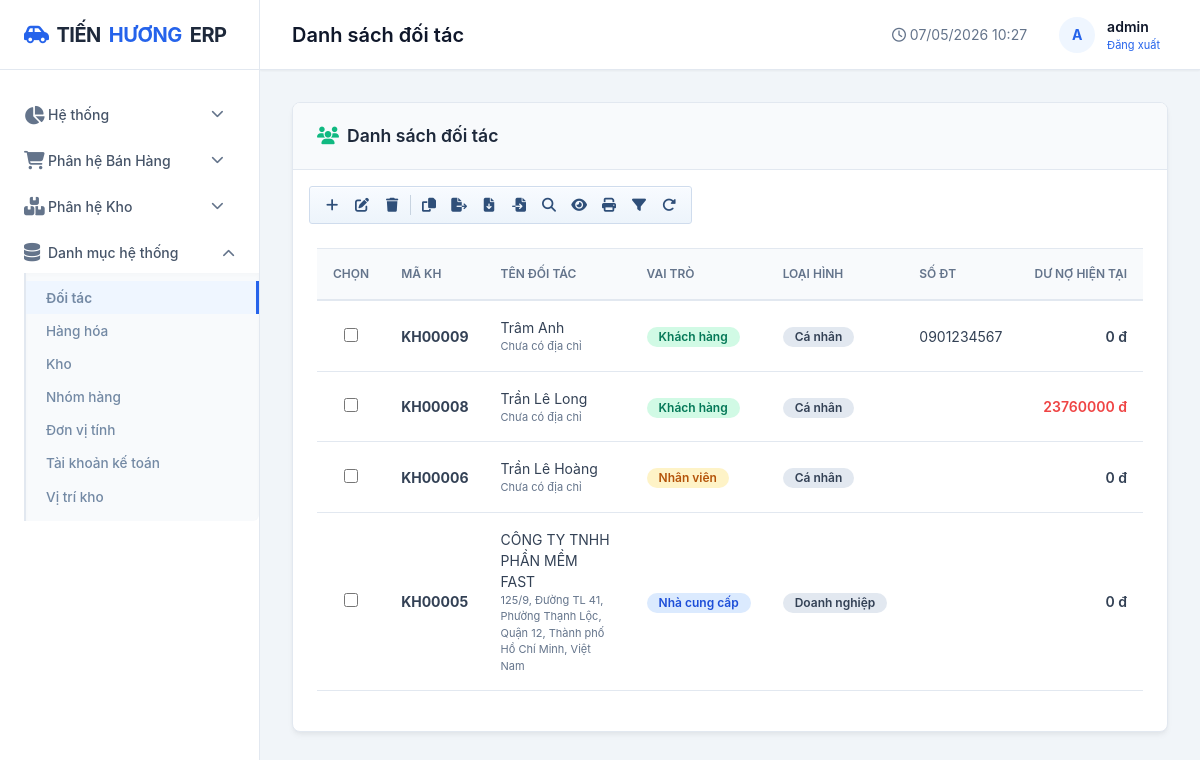
/danh-muc/khach-hang/ (signed in), run on the app's committed database.
### apps/danh_muc/models.py (models this page shows, shortened)
class KhachHang(models.Model):
    LOAI_KH = [
        ("1", "Cá nhân"),
        ("2", "Doanh nghiệp"),
        ("3", "Khác"),
    ]
    ma_kh = models.CharField(max_length=20, unique=True, verbose_name="Mã khách hàng")
    ten_kh = models.CharField(max_length=200, verbose_name="Tên khách hàng")
    la_khach_hang = models.BooleanField(default=True, verbose_name="Khách hàng")
    la_nha_cung_cap = models.BooleanField(default=False, verbose_name="Nhà cung cấp")
    la_nhan_vien = models.BooleanField(default=False, verbose_name="Nhân viên bán hàng")
    loai_kh = models.CharField(max_length=20, choices=LOAI_KH, default="1", verbose_name="Loại khách hàng")
    ma_so_thue = models.CharField(max_length=20, blank=True, verbose_name="Mã số thuế")
    dia_chi = models.CharField(max_length=300, blank=True, verbose_name="Địa chỉ")
    so_dien_thoai = models.CharField(max_length=15, verbose_name="Số điện thoại")
    email = models.EmailField(blank=True, verbose_name="Email")
    han_muc_cong_no = models.DecimalField(max_digits=18, decimal_places=0, default=0, verbose_name="Hạn mức công nợ")
    so_ngay_no_max = models.IntegerField(default=0, verbose_name="Số ngày nợ tối đa")
    chiet_khau_mac_dinh = models.DecimalField(max_digits=5, decimal_places=2, default=0, verbose_name="Chiết khấu mặc định (%)")
    ghi_chu = models.TextField(blank=True, verbose_name="Ghi chú")
    trang_thai = models.BooleanField(default=True, verbose_name="Trạng thái")
    ngay_tao = models.DateTimeField(auto_now_add=True)
    nhom_kh = models.ForeignKey(
        NhomKhachHang,
        on_delete=models.SET_NULL,
        null=True,
        blank=True,
        verbose_name="Nhóm khách hàng",
    )
    class Meta:
        db_table = "danh_muc_khachhang"
        verbose_name = "Khách hàng"
        verbose_name_plural = "Danh sách khách hàng"
        ordering = ["ma_kh"]
    def get_cong_no(self):
        from apps.ban_hang.models import DonBan
        total = DonBan.objects.filter(khach_hang=self, trang_thai__in=["2", "3"]).aggregate(no=Sum("con_no"))["no"]
        return total or 0

### apps/danh_muc/views.py (the view)
# urls.py: path('khach-hang/', views.kh_list, name='kh_list'),
@login_required
def kh_list(request):
    q = request.GET.get('q', '').strip()
    ma_kh = request.GET.get('ma_kh', '').strip()
    ten_kh = request.GET.get('ten_kh', '').strip()
    so_dien_thoai = request.GET.get('so_dien_thoai', '').strip()
    loai_kh = request.GET.get('loai_kh', '').strip()
    trang_thai = request.GET.get('trang_thai', '1').strip()
    items = KhachHang.objects.all()
    if trang_thai in ('0', '1'):
        items = items.filter(trang_thai=(trang_thai == '1'))
    if q:
        items = items.filter(Q(ma_kh__icontains=q) | Q(ten_kh__icontains=q) |
                             Q(so_dien_thoai__icontains=q))
    if ma_kh:
        items = items.filter(ma_kh__icontains=ma_kh)
    if ten_kh:
        items = items.filter(ten_kh__icontains=ten_kh)
    if so_dien_thoai:
        items = items.filter(so_dien_thoai__icontains=so_dien_thoai)
    if loai_kh:
        items = items.filter(loai_kh=loai_kh)
    page_obj = _paginate_queryset(request, items.order_by('-id'))
    return render(request, 'danh_muc/kh_list.html', {
        'items': page_obj,
        'page_obj': page_obj,
        'q': q,
        'ma_kh': ma_kh,
        'ten_kh': ten_kh,
        'so_dien_thoai': so_dien_thoai,
        'loai_kh': loai_kh,
        'trang_thai': trang_thai,
        'page_title': 'Danh sách đối tác', 'active_menu': 'khach_hang',
    })

### apps/danh_muc/views.py (called while the page is built)
def _paginate_queryset(request, queryset, per_page=12):
    paginator = Paginator(queryset, per_page)
    return paginator.get_page(request.GET.get("page"))

### templates/danh_muc/kh_list.html (shortened to what this page needs)
{% extends 'base.html' %}
{% block content %}
<div class="card">
    <div class="card-header">
        <div class="card-title"><i class="fas fa-users text-success"></i> Danh sách đối tác</div>
    </div>
    <div class="px-3 pt-3">
        <div class="erp-toolbar" role="toolbar" aria-label="Thanh thao tác khách hàng">
            <a href="{% url 'kh_them' %}" class="erp-toolbar-btn" title="Thêm mới" aria-label="Thêm mới"><i class="fas fa-plus"></i></a>
            <button type="button" class="erp-toolbar-btn" id="btnKhEdit" title="Sửa" aria-label="Sửa"><i class="fas fa-pen-to-square"></i></button>
            <button type="button" class="erp-toolbar-btn" id="btnKhDelete" title="Xóa" aria-label="Xóa"><i class="fas fa-trash"></i></button>
            <button type="button" class="erp-toolbar-btn" id="btnKhHistory" title="Lịch sử mua hàng" aria-label="Lịch sử mua hàng"><i class="fas fa-eye"></i></button>
            <button type="button" class="erp-toolbar-btn" id="btnKhSearch" title="Tìm" aria-label="Tìm"><i class="fas fa-magnifying-glass"></i></button>
            <button type="button" class="erp-toolbar-btn" onclick="window.location.reload()" title="Làm mới" aria-label="Làm mới"><i class="fas fa-rotate-right"></i></button>
        </div>
    </div>
    <div class="card-body">
        <div class="table-responsive">
            <table class="table">
                <thead>
                    <tr>
                        <th style="width:42px;">Chọn</th>
                        <th>Mã KH</th>
                        <th>Tên đối tác</th>
                        <th>Vai trò</th>
                        <th>Loại hình</th>
                        <th>Số ĐT</th>
                        <th class="text-right">Dư nợ hiện tại</th>
                    </tr>
                </thead>
                <tbody>
                    {% for item in items %}
                    <tr>
                        <td class="text-center">
                            <input type="checkbox" name="selected_kh" class="erp-row-select" value="{{ item.pk }}"
                                   data-edit-url="{% url 'kh_sua' item.pk %}"
                                   data-delete-url="{% url 'kh_xoa' item.pk %}"
                                   data-view-url="{% url 'kh_sua' item.pk %}"
                        </td>
                        <td><strong>{{ item.ma_kh }}</strong></td>
                        <td>
                            {{ item.ten_kh }}
                            <div style="font-size: 11px; color: var(--text-muted);">{{ item.dia_chi|default:"Chưa có địa chỉ" }}</div>
                        </td>
                        <td>
                            {% if item.la_khach_hang %}
                            <span class="badge badge-success">Khách hàng</span>
                            {% endif %}
                            {% if item.la_nha_cung_cap %}
                            <span class="badge badge-info">Nhà cung cấp</span>
                            {% endif %}
                            {% if item.la_nhan_vien or not item.la_khach_hang and not item.la_nha_cung_cap and not item.la_nhan_vien %}
                            <span class="badge badge-warning">Nhân viên</span>
                            {% endif %}
                        </td>
                        <td>
                            <span class="badge badge-secondary">{{ item.get_loai_kh_display }}</span>
                        </td>
                        <td>{{ item.so_dien_thoai }}</td>
                        <td class="text-right fw-semibold {% if item.get_cong_no > 0 %}text-danger{% endif %}">
                            {{ item.get_cong_no|floatformat:0 }} đ
                        </td>
                    </tr>
                    {% empty %}
                    <tr><td colspan="8" class="text-center text-muted">Chưa có dữ liệu khách hàng.</td></tr>
                    {% endfor %}
                </tbody>
            </table>
        </div>
    </div>
</div>
{% endblock %}

### templates/base.html (shortened to what this page needs)
<!DOCTYPE html>
<html lang="vi">
<head>
    <link rel="stylesheet" href="https://cdnjs.cloudflare.com/ajax/libs/font-awesome/6.4.0/css/all.min.css">
    <link href="https://cdn.jsdelivr.net/npm/bootstrap@5.3.0/dist/css/bootstrap.min.css" rel="stylesheet">
    <link rel="stylesheet" href="/static/css/style.css?v=6">
</head>
<body>
    <div class="app-container">
        <aside class="sidebar">
            <div class="sidebar-header">
                <a href="{% url 'dashboard' %}" class="logo">
                    <i class="fas fa-car-side" style="color: var(--accent-color);"></i>
                    TIẾN <span>HƯƠNG</span> ERP
                </a>
            </div>
            <nav class="sidebar-nav">
                <div class="nav-item {% if active_menu == 'dashboard' or active_menu == 'so_cai' or active_menu == 'so_nhat_ky_chung' or active_menu == 'ky_ke_toan' %}open{% endif %}">
                    <a href="#" class="nav-link dropdown-toggle" onclick="toggleSubmenu(event, this)">
                        <i class="fas fa-chart-pie"></i> Hệ thống
                        <i class="fas fa-chevron-down ms-auto"></i>
                    </a>
                </div>
                <div class="nav-item ">
                    <a href="#" class="nav-link dropdown-toggle" onclick="toggleSubmenu(event, this)">
                        <i class="fas fa-shopping-cart"></i> Phân hệ Bán Hàng
                        <i class="fas fa-chevron-down ms-auto"></i>
                    </a>
                </div>
                <div class="nav-item ">
                    <a href="#" class="nav-link dropdown-toggle" onclick="toggleSubmenu(event, this)">
                        <i class="fas fa-boxes"></i> Phân hệ Kho
                        <i class="fas fa-chevron-down ms-auto"></i>
                    </a>
                </div>
                <div class="nav-item {% if active_menu == 'hang_hoa' or active_menu == 'khach_hang' or active_menu == 'kho' or active_menu == 'vi_tri_kho' or active_menu == 'nhom_hang' or active_menu == 'don_vi_tinh' or active_menu == 'tai_khoan_ke_toan' %}open{% endif %}">
                    <a href="#" class="nav-link dropdown-toggle" onclick="toggleSubmenu(event, this)">
                        <i class="fas fa-database"></i> Danh mục hệ thống
                        <i class="fas fa-chevron-down ms-auto"></i>
                    </a>
                    <div class="submenu">
                        <a href="{% url 'kh_list' %}" class="submenu-link {% if active_menu == 'khach_hang' %}active{% endif %}" style="color: #7389a4;">Đối tác</a>
                        <a href="{% url 'hang_hoa_list' %}" class="submenu-link {% if active_menu == 'hang_hoa' %}active{% endif %}" style="color: #7389a4;">Hàng hóa</a>
                        <a href="{% url 'kho_list' %}" class="submenu-link {% if active_menu == 'kho' %}active{% endif %}" style="color: #7389a4;">Kho</a>
                        <a href="{% url 'nhom_hang_list' %}" class="submenu-link {% if active_menu == 'nhom_hang' %}active{% endif %}" style="color: #7389a4;">Nhóm hàng</a>
                        <a href="{% url 'don_vi_tinh_list' %}" class="submenu-link {% if active_menu == 'don_vi_tinh' %}active{% endif %}" style="color: #7389a4;">Đơn vị tính</a>
                        <a href="{% url 'tai_khoan_ke_toan_list' %}" class="submenu-link {% if active_menu == 'tai_khoan_ke_toan' %}active{% endif %}" style="color: #7389a4;">Tài khoản kế toán</a>
                        <a href="{% url 'vi_tri_kho_list' %}" class="submenu-link {% if active_menu == 'vi_tri_kho' %}active{% endif %}" style="color: #7389a4;">Vị trí kho</a>
                    </div>
                </div>
            </nav>
        </aside>
        <main class="main-wrapper">
            <header class="header">
                <div class="header-title">{{ page_title }}</div>
                <div class="header-right">
                    <span class="text-muted"><i class="far fa-clock"></i> {% now "d/m/Y H:i" %}</span>
                    <div class="user-menu">
                        <div class="avatar">
                            {{ user.username|make_list|first|upper|default:"A" }}
                        </div>
                        <div>
                            <div class="fw-semibold">{{ user.username }}</div>
                            <div style="font-size: 11px; color: var(--text-muted);">
                                <form action="{% url 'logout' %}" method="post" style="display:inline;">
                                    <button type="submit" style="background:none; border:none; color:var(--accent-color); cursor:pointer;">Đăng xuất</button>
                                </form>
                            </div>
                        </div>
                    </div>
                </div>
            </header>
            <div class="content">
                {% block content %}{% endblock %}
            </div>
        </main>
    </div>
</body>
</html>

### templates/base.html (style rules this page uses)
.erp-toolbar { display: flex; align-items: center; gap: 2px; padding: 4px 8px; background: linear-gradient(180deg, #f8fbff 0%, #edf4fb 100%); border: 1px solid #cfdced; border-radius: 3px; box-shadow: inset 0 1px 0 rgba(255,255,255,0.85); width: fit-content; flex-wrap: wrap; }
.erp-toolbar-btn { width: 28px; height: 28px; display: inline-flex; align-items: center; justify-content: center; border: 1px solid transparent; border-radius: 2px; background: transparent; color: #2f4f79; text-decoration: none; cursor: pointer; transition: all .12s ease; }
.erp-row-select { width: 14px; height: 14px; accent-color: #2f66eb; cursor: pointer; }
.sidebar .nav-link.dropdown-toggle::after { display: none !important; }

### data on the page
KhachHang: ma_kh "KH00009", ten_kh "Trâm Anh", dia_chi "Chưa có địa chỉ", la_khach_hang "Khách hàng", loai_kh "Cá nhân", so_dien_thoai "0901234567", get_cong_no "0"
KhachHang: ma_kh "KH00008", ten_kh "Trần Lê Long", dia_chi "Chưa có địa chỉ", la_khach_hang "Khách hàng", loai_kh "Cá nhân", get_cong_no "23760000"
KhachHang: ma_kh "KH00006", ten_kh "Trần Lê Hoàng", dia_chi "Chưa có địa chỉ", la_nhan_vien "Nhân viên", loai_kh "Cá nhân", get_cong_no "0"
KhachHang: ma_kh "KH00005", ten_kh "CÔNG TY TNHH PHẦN MỀM FAST", dia_chi "125/9, Đường TL 41, Phường Thạnh Lộc, Quận 12, Thành phố Hồ Chí Minh, Việt Nam", la_nha_cung_cap "Nhà cung cấp", loai_kh "Doanh nghiệp", get_cong_no "0"

### other printed values
{{ page_title }} "Danh sách đối tác"
{{ user.username|make_list|first|upper|default:"A" }} "A"
{{ user.username }} "admin"
